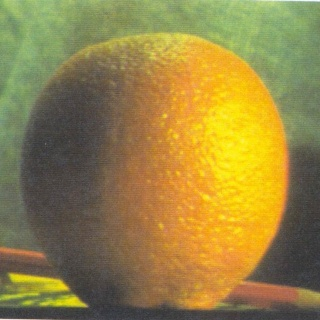
#> input picture test/images/orange.jpg, 320 x 320 px, found by its file name
$ python 'subplot函数.py'
#> lines starting #> are read from the running program, lines starting #| are printed output that depends on the picture
import cv2
import matplotlib.pyplot as plt
img = cv2.imread(r"G:\test\images\orange.jpg", cv2.IMREAD_GRAYSCALE)
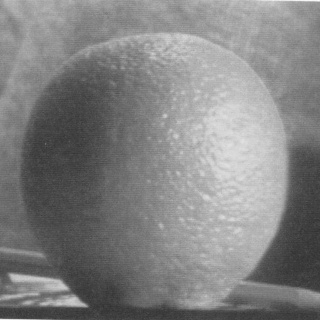
#> img: shape (320, 320); min 48, max 253, mean 130.1
equ = cv2.equalizeHist(img)
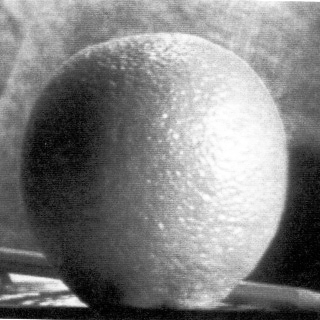
#> equ: shape (320, 320); min 0, max 255, mean 128.4
plt.subplot(121), plt.hist(img.ravel(), 256)
plt.subplot(122), plt.hist(equ.ravel(), 256)
plt.show()
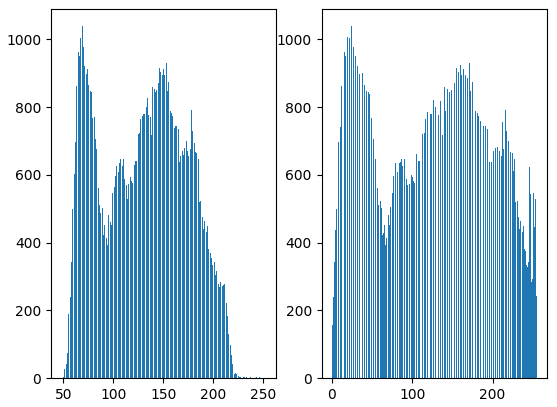
#> figure drawn by matplotlib, 2 panels; panel 1: tallest bar 1039 high, from x = 68.82 to 69.62; panel 2: tallest bar 1039 high, from x = 23.91 to 24.9
